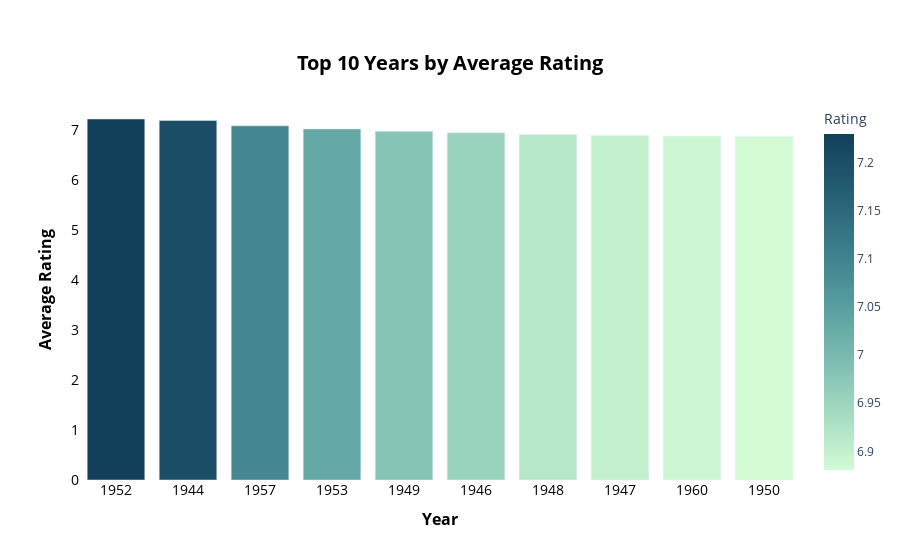

Notebook code for this chart:
### Markdown cell above
#### 4. Top 10 Years by Average Rating

### Code cell
year_avg_rating = df.groupby('Year')['Rating'].mean().reset_index()

top_5_years = year_avg_rating.nlargest(10, 'Rating')
fig = px.bar(top_5_years, x='Year', y='Rating', title='<b>Top 10 Years by Average Rating</b>', color = "Rating", 
             color_continuous_scale = "darkmint")
fig.update_xaxes(type='category',tickfont_size=14, color ='black') 
fig.update_yaxes(tickfont_size=14, color ='black')
fig.update_layout(xaxis_title='<b>Year</b>', yaxis_title='<b>Average Rating</b>', plot_bgcolor = 'white', title_font=dict(size=20), 
                  xaxis=dict(title_font=dict(size=16)), yaxis=dict(title_font=dict(size=16),color='black'),
                title={'y':0.9, 'x':0.5, 'xanchor': 'center','yanchor': 'top'},title_font_color="black")
fig.show()

### Figure 1 — Plotly figure (JSON) as saved in the notebook; plotly's stock layout.template omitted (floating-point values rounded to 4 significant figures)
{"data": [{"alignmentgroup": "True", "hovertemplate": "Year=%{x}<br>Rating=%{marker.color}<extra></extra>", "legendgroup": "", "marker": {"color": [7.229, 7.2, 7.093, 7.031, 6.982, 6.955, 6.917, 6.9, 6.889, 6.881], "coloraxis": "coloraxis", "pattern": {"shape": ""}}, "name": "", "offsetgroup": "", "orientation": "v", "showlegend": false, "textposition": "auto", "type": "bar", "x": [1952, 1944, 1957, 1953, 1949, 1946, 1948, 1947, 1960, 1950], "xaxis": "x", "y": [7.229, 7.2, 7.093, 7.031, 6.982, 6.955, 6.917, 6.9, 6.889, 6.881], "yaxis": "y"}], "layout": {"barmode": "relative", "coloraxis": {"colorbar": {"title": {"text": "Rating"}}, "colorscale": [[0, "rgb(210, 251, 212)"], [0.1667, "rgb(165, 219, 194)"], [0.3333, "rgb(123, 188, 176)"], [0.5, "rgb(85, 156, 158)"], [0.6667, "rgb(58, 124, 137)"], [0.8333, "rgb(35, 93, 114)"], [1, "rgb(18, 63, 90)"]]}, "legend": {"tracegroupgap": 0}, "plot_bgcolor": "white", "title": {"font": {"color": "black", "size": 20}, "text": "<b>Top 10 Years by Average Rating</b>", "x": 0.5, "xanchor": "center", "y": 0.9, "yanchor": "top"}, "xaxis": {"anchor": "y", "color": "black", "domain": [0, 1], "tickfont": {"size": 14}, "title": {"font": {"size": 16}, "text": "<b>Year</b>"}, "type": "category"}, "yaxis": {"anchor": "x", "color": "black", "domain": [0, 1], "tickfont": {"size": 14}, "title": {"font": {"size": 16}, "text": "<b>Average Rating</b>"}}}}
